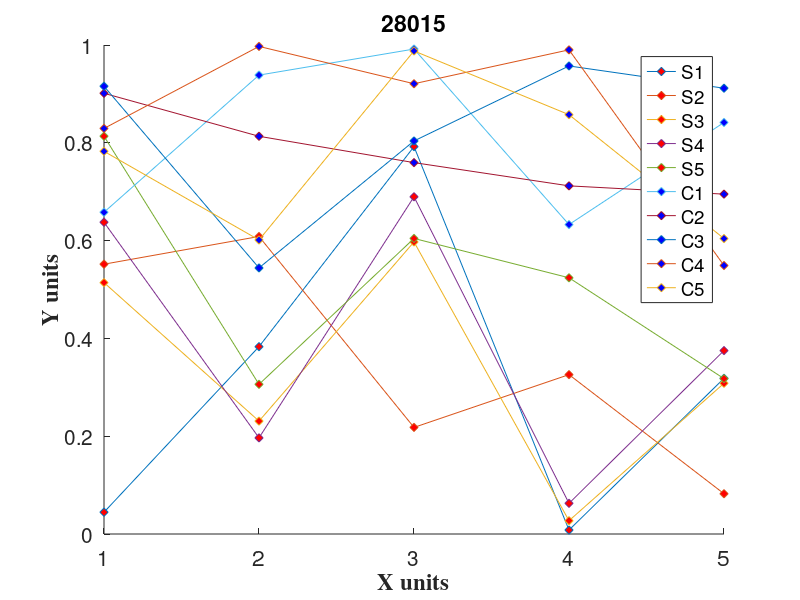
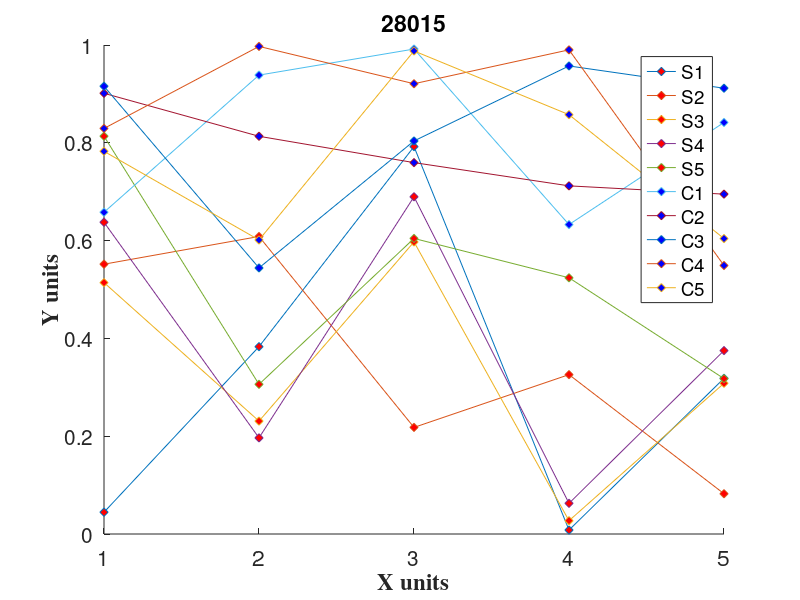
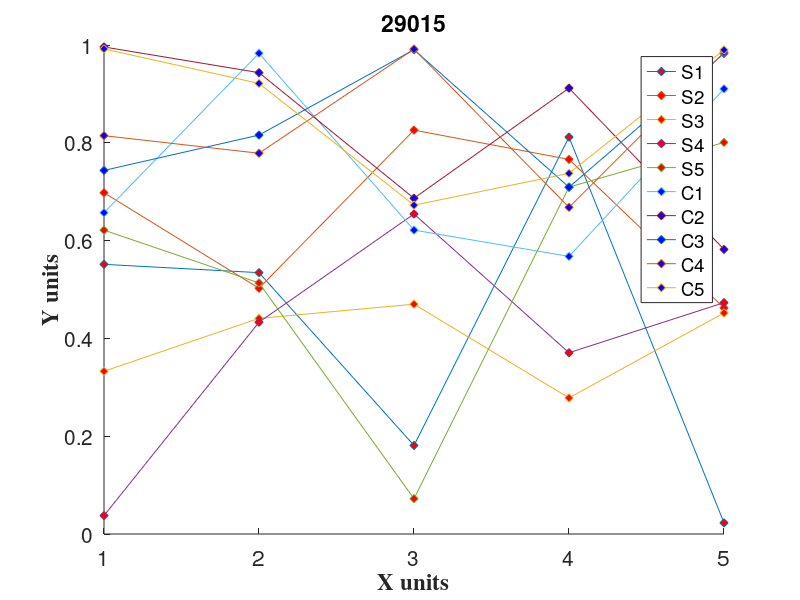
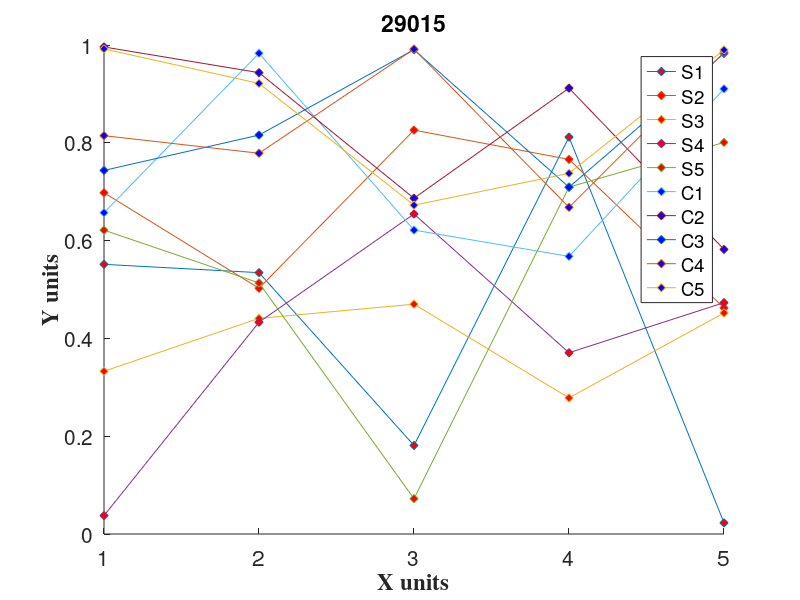

The MATLAB script that drew these images, in order:
clear;
close all;
fclose all;
clc;
year=input('Enter the year: ');
if(mod(year,4)==0)
    month=[31,29,31,30,31,30,31,31,30,31,30,31];
else
    month=[31,28,31,30,31,30,31,31,30,31,30,31];
end
for i=1:1 %%% loop for month from 1 to 12
    for j=28:month(i)
        Y=(sin(rand(5)));
        X=(cos(rand(5)));
        istr=num2str(i,"%02d");
        jstr=num2str(j,"%02d");
           % Create figure
            figure1 = figure('WindowState','maximized');
        
        % Create axes
        axes1 = axes('Parent',figure1);
        hold(axes1,'on');
        
        plot(Y,'Marker','d','MarkerFaceColor','red')
        legend('S1','S2','S3','S4','S5')
        plot(X,'Marker','d','MarkerFaceColor','blue')
        legend('S1','S2','S3','S4','S5','C1','C2','C3','C4','C5')
        % Create ylabel
        ylabel('Y units','FontWeight','bold','FontName','Times');

        % Create xlabel
        xlabel('X units','FontWeight','bold','FontName','Times');
        
        titleText=sprintf("%s%s%d",jstr,istr,year);
        title(titleText)
        set(axes1,'FontSize',15);
        filename3 = sprintf('..\\Results\\Plot_%s',titleText);
        print(gcf,'-dpng', filename3);
        saveas(gcf,(strcat(filename3,'.fig')));
  
%         % Create axes
%             axes1 = axes('Parent',figure1);
%             hold(axes1,'on');
% 
%             % Create multiple lines using matrix input to plot
%             plot1 = plot(X,Y,'MarkerFaceColor',[1 0 0],'Marker','diamond',...
%             'Parent',axes1);
%             set(plot1(1),'DisplayName','S1');
%             set(plot1(2),'DisplayName','S2');
%             set(plot1(3),'DisplayName','S3');
%             set(plot1(4),'DisplayName','S4');
%             set(plot1(5),'DisplayName','S5');
%             set(plot1(6),'DisplayName','C1');
%             set(plot1(7),'DisplayName','C2');
%             set(plot1(8),'DisplayName','C3');
%             set(plot1(9),'DisplayName','C4');
%             set(plot1(10),'DisplayName','C5');
%            
%             
% 
%             xlim(axes1,[0.5 5.5]);
%             box(axes1,'on');
%             hold(axes1,'off');
%             set(axes1,'FontName','Times','FontSize',12,'FontWeight','bold','GridColor',...
%             [0 0.447058823529412 0.741176470588235],'Layer','top','XColor',...
%             [0 0.447058823529412 0.741176470588235],'XGrid','on','YColor',...
%             [0 0.447058823529412 0.741176470588235],'YGrid','on');
%             % Create legend
%             legend(axes1,'show');
            close (figure1);
        
    end
end

